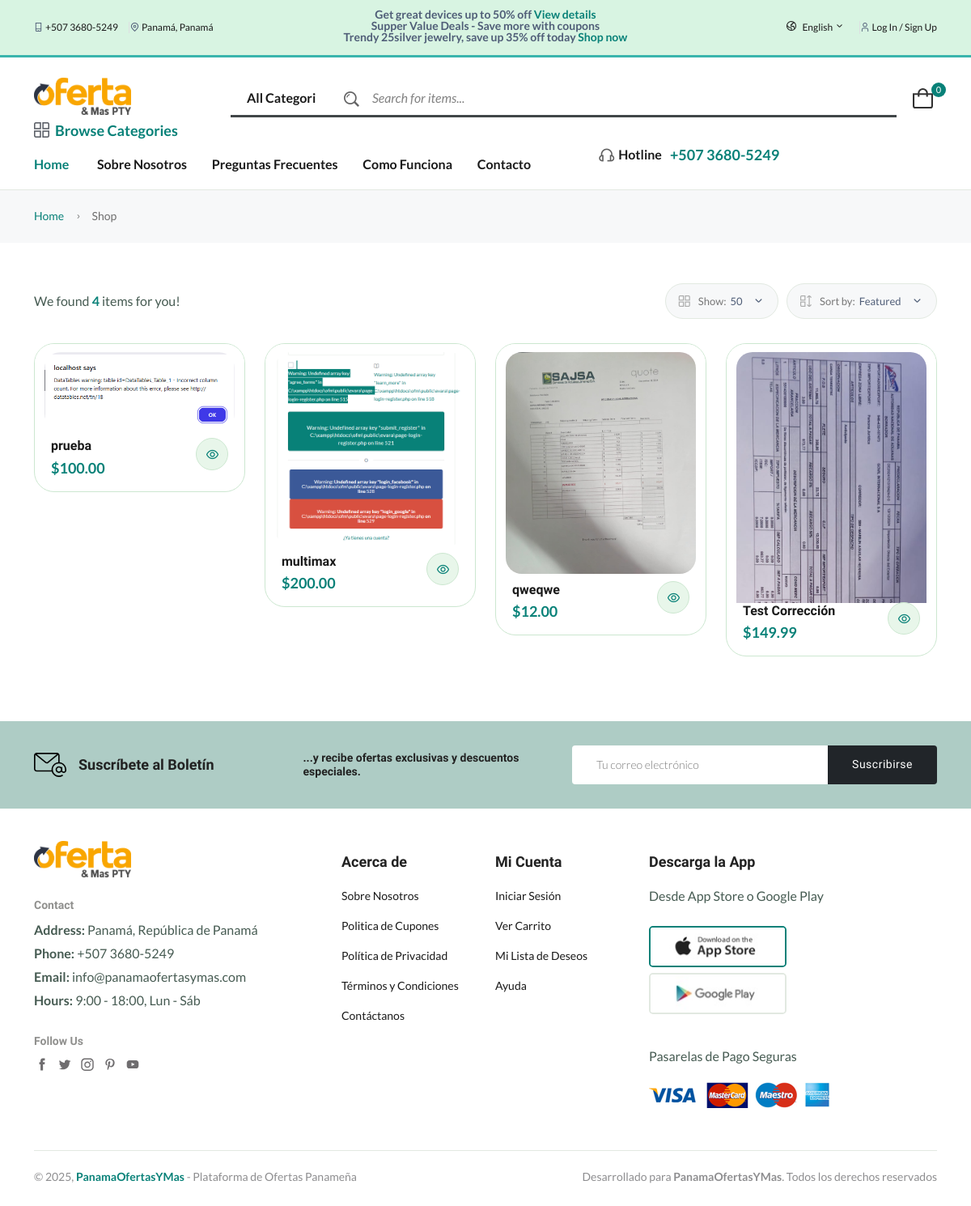
Screenshot of /public/evara/index.php with the database file from the repository.
### tables this page shows
CREATE TABLE `productos` (
  `id` int(11) NOT NULL,
  `comercio_id` int(11) DEFAULT NULL,
  `nombre` varchar(255) NOT NULL,
  `descripcion` text DEFAULT NULL,
  `precio` decimal(10,2) NOT NULL DEFAULT 0.00,
  `precio_anterior` decimal(10,2) DEFAULT NULL,
  `stock` int(11) NOT NULL DEFAULT 0,
  `categoria` varchar(100) DEFAULT NULL,
  `marca` varchar(100) DEFAULT NULL,
  `codigo_producto` varchar(100) DEFAULT NULL,
  `peso` decimal(8,2) DEFAULT NULL,
  `dimensiones` varchar(100) DEFAULT NULL,
  `status` enum('activo','inactivo','agotado','en_oferta') NOT NULL DEFAULT 'activo',
  `destacado` tinyint(1) NOT NULL DEFAULT 0,
  `creado_en` timestamp NOT NULL DEFAULT current_timestamp(),
  `actualizado_en` timestamp NOT NULL DEFAULT current_timestamp() ON UPDATE current_timestamp(),
  `precio_oferta` decimal(11,0) NOT NULL,
  `socio_id` int(11) DEFAULT NULL
);

### controllers/productoController.php (called while the page is built, shortened)
<?php
require_once __DIR__ . '/../includes/db.php';
require_once __DIR__ . '/../models/Producto.php';
class ProductoController {
    private $producto;
    public function __construct($pdo) {
        $this->producto = new Producto($pdo);
    }
    public function obtenerTodos($pagina = 1, $porPagina = 10, $filtros = []) {
        try {
            $offset = ($pagina - 1) * $porPagina;
            $productos = $this->producto->obtenerTodos($offset, $porPagina, $filtros);
            $total = $this->producto->obtenerTotal($filtros);
            return [
                'productos' => $productos,
                'total' => $total,
                'paginas' => ceil($total / $porPagina),
                'pagina_actual' => $pagina
            ];
        } catch (Exception $e) {
            return ['productos' => [], 'total' => 0, 'paginas' => 0, 'pagina_actual' => 1];
        }
    }
}
?>

### models/Producto.php (called while the page is built, shortened)
<?php
class Producto {
    private $pdo;
    public function __construct($pdo) {
        $this->pdo = $pdo;
    }
    public function obtenerTodos($offset = 0, $limit = 10, $filtros = []) {
        try {
            $where = [];
            $params = [];
            if (!empty($filtros['status'])) {
                $where[] = "p.status = ?";
                $params[] = $filtros['status'];
            }
            $whereClause = !empty($where) ? "WHERE " . implode(" AND ", $where) : "";
            $sql = "
                SELECT p.*, c.nombre_comercio, c.direccion as direccion_comercio
                FROM productos p
                LEFT JOIN comercios c ON p.comercio_id = c.id
                $whereClause
                ORDER BY p.creado_en DESC
                LIMIT $limit OFFSET $offset
            ";
            $stmt = $this->pdo->prepare($sql);
            $stmt->execute($params);
            $productos = $stmt->fetchAll(PDO::FETCH_ASSOC);
            foreach ($productos as &$producto) {
                $producto['imagen_principal'] = $this->obtenerImagenPrincipal($producto['id']);
            }
            return $productos;
        } catch (PDOException $e) {
            error_log("Error en obtenerTodos: " . $e->getMessage());
            return [];
        }
    }
    public function obtenerTotal($filtros = []) {
        try {
            $where = [];
            $params = [];
            if (!empty($filtros['status'])) {
                $where[] = "status = ?";
                $params[] = $filtros['status'];
            }
            $whereClause = !empty($where) ? "WHERE " . implode(" AND ", $where) : "";
            $sql = "SELECT COUNT(*) as total FROM productos $whereClause";
            $stmt = $this->pdo->prepare($sql);
            $stmt->execute($params);
            $resultado = $stmt->fetch(PDO::FETCH_ASSOC);
            return $resultado['total'] ?? 0;
        } catch (PDOException $e) {
            return 0;
        }
    }
    public function obtenerImagenPrincipal($productoId) {
        try {
            $sql = "SELECT nombre_archivo FROM producto_imagenes WHERE producto_id = ? AND principal = 1 LIMIT 1";
            $stmt = $this->pdo->prepare($sql);
            $stmt->execute([$productoId]);
            $resultado = $stmt->fetch(PDO::FETCH_ASSOC);
            if (!$resultado) {
                $sql = "SELECT nombre_archivo FROM producto_imagenes WHERE producto_id = ? ORDER BY orden ASC, creado_en ASC LIMIT 1";
                $stmt = $this->pdo->prepare($sql);
                $stmt->execute([$productoId]);
                $resultado = $stmt->fetch(PDO::FETCH_ASSOC);
            }
            if ($resultado) {
                return $resultado['nombre_archivo'];
            }
            return null;
        } catch (PDOException $e) {
            error_log("Error al obtener imagen principal: " . $e->getMessage());
            return null;
        }
    }
}

### includes/config.php (called while the page is built, shortened)
<?php
function getProductImageUrl($nombreArchivo) {
    return PRODUCTOS_IMAGENES_URL . '/' . $nombreArchivo;
}
?>

### public/evara/index.php (the view, shortened to what this page needs)
<?php
require_once __DIR__ . '/../../includes/config.php';
require_once __DIR__ . '/../../includes/db.php';
require_once __DIR__ . '/../../controllers/productoController.php';
$pdo = getConnection();
$productoController = new ProductoController($pdo);
$resultado = $productoController->obtenerTodos(1, 50, ['status' => 'activo']);
$productos = $resultado['productos'] ?? [];
?>
<?php require_once 'head.php'; ?>
<?php require_once 'header.php'; ?>
<main class="main">
    <div class="page-header breadcrumb-wrap">
        <div class="container">
            <div class="breadcrumb">
                <a href="index.html" rel="nofollow">Home</a>
                <span></span> Shop
            </div>
        </div>
    </div>
    <section class="mt-50 mb-50">
        <div class="container">
            <div class="row">
                <div class="col-lg-12">
                    <div class="shop-product-fillter">
                        <div class="totall-product">
                            <p> We found <strong class="text-brand"><?= count($productos) ?></strong> items for you!</p>
                        </div>
                        <div class="sort-by-product-area">
                            <div class="sort-by-cover mr-10">
                                <div class="sort-by-product-wrap">
                                    <div class="sort-by">
                                        <span><i class="fi-rs-apps"></i>Show:</span>
                                    </div>
                                    <div class="sort-by-dropdown-wrap">
                                        <span> 50 <i class="fi-rs-angle-small-down"></i></span>
                                    </div>
                                </div>
                            </div>
                            <div class="sort-by-cover">
                                <div class="sort-by-product-wrap">
                                    <div class="sort-by">
                                        <span><i class="fi-rs-apps-sort"></i>Sort by:</span>
                                    </div>
                                    <div class="sort-by-dropdown-wrap">
                                        <span> Featured <i class="fi-rs-angle-small-down"></i></span>
                                    </div>
                                </div>
                            </div>
                        </div>
                    </div>
                    <?php if (empty($productos)): ?>
                        <div class="row">
                            <div class="col-12">
                                <div class="text-center py-5">
                                    <i class="fi-rs-box" style="font-size: 4rem; color: #ccc;"></i>
                                    <h3 class="mt-3">No hay productos disponibles</h3>
                                    <p class="text-muted">Por el momento no tenemos productos para mostrar. ¡Vuelve pronto!</p>
                                    <a href="#" class="btn btn-primary">Ver más tarde</a>
                                </div>
                            </div>
                        </div>
                    <?php else: ?>
                        <div class="row product-grid-4">
                            <?php foreach ($productos as $p): ?>
                            <div class="col-lg-3 col-md-4 col-12 col-sm-6">
                                <div class="product-cart-wrap mb-30">
                                <div class="product-img-action-wrap">
                                    <div class="product-img product-img-zoom">
                                    <a href="producto-detalle.php?id=<?= $p['id'] ?>">
                                        <?php if (!empty($p['imagen_principal'])): ?>
                                            <img class="default-img" src="<?= getProductImageUrl($p['imagen_principal']) ?>" alt="<?= htmlspecialchars($p['nombre']) ?>">
                                        <?php else: ?>
                                            <img class="default-img" src="assets/imgs/shop/default.png" alt="Imagen no disponible">
                                        <?php endif; ?>
                                    </a>
                                    </div>
                                </div>
                                <div class="product-content-wrap">
                                    <h2><a href="producto-detalle.php?id=<?= $p['id'] ?>"><?= htmlspecialchars($p['nombre']) ?></a></h2>
                                    <div class="product-price">
                                    <span>$<?= number_format($p['precio'], 2) ?></span>
                                    </div>
                                    <div class="product-action-1 show">
                                    <a aria-label="Ver detalle" class="action-btn hover-up" href="producto-detalle.php?id=<?= $p['id'] ?>"><i class="fi-rs-eye"></i></a>
                                    </div>
                                </div>
                                </div>
                            </div>
                            <?php endforeach; ?>
                        </div>
                    <?php endif; ?>
                </div>
            </div>
        </div>
    </section>
</main>
<?php require_once 'footer.php'; ?>
<?php require_once 'foot.php'; ?>

### rows the page displays
productos: shows a picture, nombre "prueba", precio "100.00"
productos: shows a picture, nombre "multimax", precio "200.00"
productos: shows a picture, nombre "qweqwe", precio "12.00"
productos: shows a picture, nombre "Test Corrección", precio "149.99"

### other values shown
count($productos) "4"
